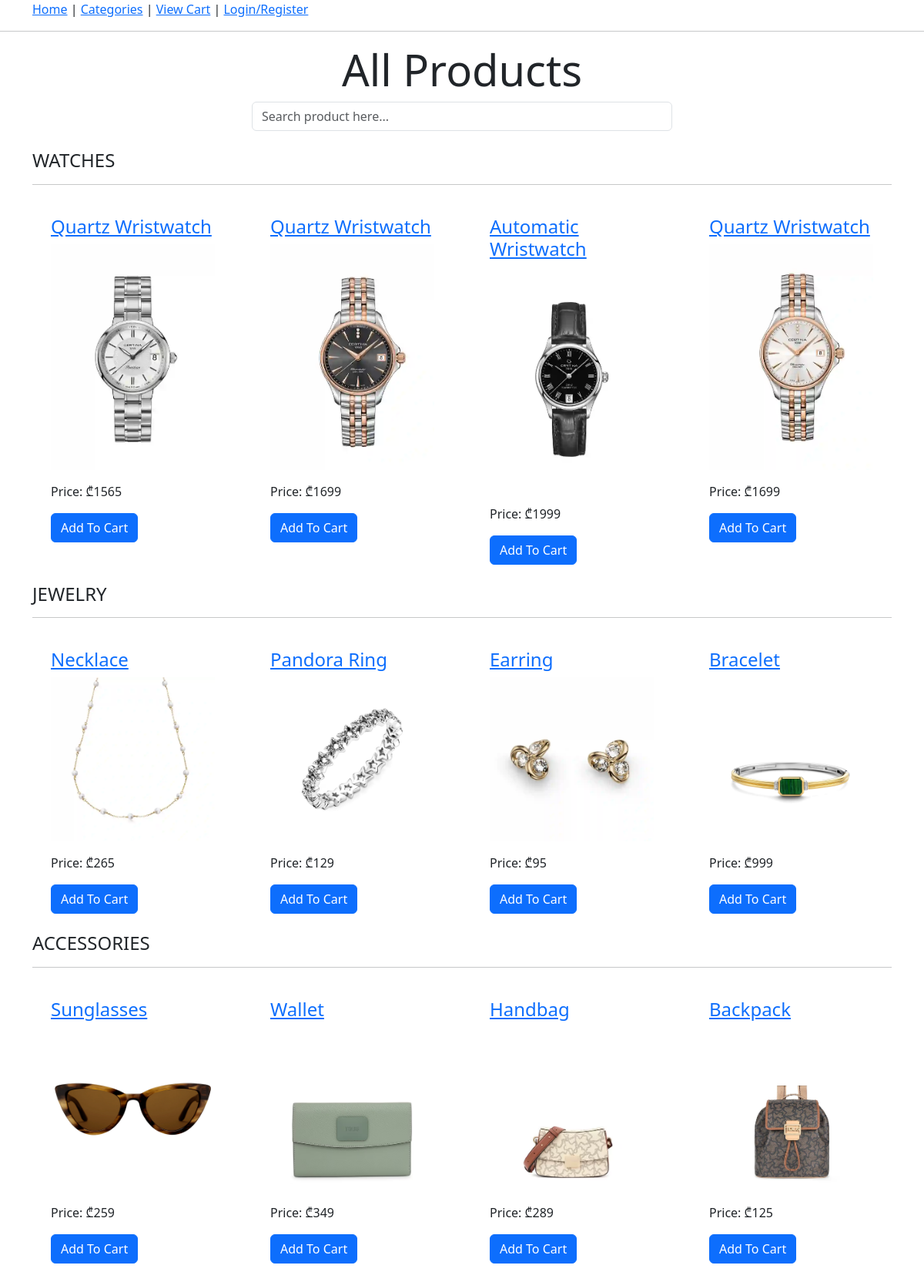
The page /all-products/ on the database its author committed.
### onlineshopapp/models.py (models this page shows, shortened)
class Category(models.Model):
    title = models.CharField(max_length=200)
    slug = models.SlugField(unique=True)

class Product(models.Model):
    title = models.CharField(max_length=200)
    slug = models.SlugField(unique=True)
    category = models.ForeignKey(Category, on_delete=models.CASCADE)
    image = models.ImageField(upload_to="products")
    selling_price = models.PositiveIntegerField()
    description = models.TextField()
    return_policy = models.CharField(max_length=300, null=True, blank=True)
    view_count = models.PositiveBigIntegerField(default=0)

### onlineshopapp/views.py (the view)
# urls.py: path("all-products/", AllProductsView.as_view(), name="allproducts"),
class AllProductsView(ShopMixin, TemplateView):
    template_name = "allproducts.html"
    def get_context_data(self, **kwargs):
        context = super().get_context_data(**kwargs)
        context['allcategories'] = Category.objects.all()
        return context

### onlineshopapp/views.py (called while the page is built)
    def dispatch(self, request, *args, **kwargs):
        cart_id = request.session.get("cart_id")
        if cart_id:
            cart_obj = Cart.objects.get(id=cart_id)
            if request.user.is_authenticated and request.user.customer:
                cart_obj.customer = request.user.customer
                cart_obj.save()
        return super().dispatch(request, *args, **kwargs)

### templates/allproducts.html (shortened to what this page needs)
{% extends 'base.html' %}
{% block content %}
<div class="container">
    <h3 class="font-weight-bold display-4 mb-2 text-center">All Products</h3>
    <div class="row">
        <div class="col-md-6 mx-auto">
            <form action="{% url 'onlineshopapp:search' %}" method="GET">
                <input type="text" name="keyword" class="form-control mb-4" placeholder="Search product here..." required>
            </form>
        </div>
    </div>
</div>
<div class="container">
    {% for cat in allcategories %}
    <h4>{{cat.title}}</h4><hr>
    <div class="row">
        {% for p in cat.product_set.all %}
        <div class="col-md-3">
            <div class="m-4">
                <h4><a href="{% url 'onlineshopapp:productdetail' p.slug %}">{{p.title}}</a></h4>
                <img src="{{p.image.url}}" alt="" class="img-fluid" style="height: 2500; object-fit: cover;">
                <p class="mt-3">Price: ₾{{p.selling_price}}</p>
                <a href="{% url 'onlineshopapp:addtocart' p.id %}" class="btn btn-primary">Add To Cart</a>
            </div>
        </div>
        {% endfor %}
    </div>
    {% endfor %}
</div>
{% endblock %}

### rows shown on the page
Category: title "WATCHES"
Product: title "Quartz Wristwatch", image (picture), selling_price "1565"
Product: title "Quartz Wristwatch", image (picture), selling_price "1699"
Product: title "Automatic Wristwatch", image (picture), selling_price "1999"
Product: title "Quartz Wristwatch", image (picture), selling_price "1699"
Category: title "JEWELRY"
Product: title "Necklace", image (picture), selling_price "265"
Product: title "Pandora Ring", image (picture), selling_price "129"
Product: title "Earring", image (picture), selling_price "95"
Product: title "Bracelet", image (picture), selling_price "999"
Category: title "ACCESSORIES"
Product: title "Sunglasses", image (picture), selling_price "259"
Product: title "Wallet", image (picture), selling_price "349"
Product: title "Handbag", image (picture), selling_price "289"
Product: title "Backpack", image (picture), selling_price "125"
